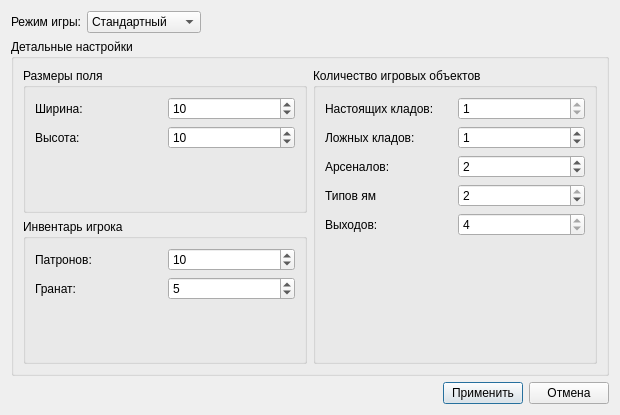
<?xml version="1.0" encoding="UTF-8"?>
<ui version="4.0">
 <class>SettingsWindow</class>
 <widget class="QDialog" name="SettingsWindow">
  <property name="geometry">
   <rect>
    <x>0</x>
    <y>0</y>
    <width>620</width>
    <height>415</height>
   </rect>
  </property>
  <property name="windowTitle">
   <string>Параметры</string>
  </property>
  <layout class="QGridLayout" name="gridLayout">
   <item row="0" column="0">
    <layout class="QHBoxLayout" name="hLayoutGameMode">
     <item>
      <widget class="QLabel" name="lblGameMode">
       <property name="text">
        <string>Режим игры:</string>
       </property>
      </widget>
     </item>
     <item>
      <widget class="QComboBox" name="cmbGameMode">
       <item>
        <property name="text">
         <string>Стандартный</string>
        </property>
       </item>
       <item>
        <property name="text">
         <string>Простой</string>
        </property>
       </item>
       <item>
        <property name="text">
         <string>Произвольный</string>
        </property>
       </item>
      </widget>
     </item>
     <item>
      <spacer name="hSpacerGameMode">
       <property name="orientation">
        <enum>Qt::Horizontal</enum>
       </property>
       <property name="sizeHint" stdset="0">
        <size>
         <width>40</width>
         <height>20</height>
        </size>
       </property>
      </spacer>
     </item>
    </layout>
   </item>
   <item row="1" column="0">
    <layout class="QHBoxLayout" name="hLayoutDatail">
     <item>
      <widget class="QGroupBox" name="gbDatail">
       <property name="title">
        <string>Детальные настройки</string>
       </property>
       <layout class="QHBoxLayout" name="horizontalLayout_24">
        <item>
         <layout class="QHBoxLayout" name="hLayoutDatailSettings">
          <item>
           <layout class="QVBoxLayout" name="vLayoutLeft">
            <item>
             <widget class="QGroupBox" name="gbFieldSize">
              <property name="title">
               <string>Размеры поля</string>
              </property>
              <layout class="QHBoxLayout" name="horizontalLayout_21">
               <item>
                <layout class="QVBoxLayout" name="vLayoutSize">
                 <item>
                  <layout class="QHBoxLayout" name="hLayoutWidth">
                   <item>
                    <widget class="QLabel" name="lblWidth">
                     <property name="text">
                      <string>Ширина:</string>
                     </property>
                    </widget>
                   </item>
                   <item>
                    <widget class="QSpinBox" name="sbWidth">
                     <property name="minimum">
                      <number>5</number>
                     </property>
                     <property name="maximum">
                      <number>15</number>
                     </property>
                     <property name="value">
                      <number>10</number>
                     </property>
                    </widget>
                   </item>
                  </layout>
                 </item>
                 <item>
                  <layout class="QHBoxLayout" name="hLayoutHeight">
                   <item>
                    <widget class="QLabel" name="lblHeight">
                     <property name="text">
                      <string>Высота:</string>
                     </property>
                    </widget>
                   </item>
                   <item>
                    <widget class="QSpinBox" name="sbHeight">
                     <property name="minimum">
                      <number>5</number>
                     </property>
                     <property name="maximum">
                      <number>15</number>
                     </property>
                     <property name="value">
                      <number>10</number>
                     </property>
                    </widget>
                   </item>
                  </layout>
                 </item>
                 <item>
                  <spacer name="vSpacerSize">
                   <property name="orientation">
                    <enum>Qt::Vertical</enum>
                   </property>
                   <property name="sizeHint" stdset="0">
                    <size>
                     <width>20</width>
                     <height>40</height>
                    </size>
                   </property>
                  </spacer>
                 </item>
                </layout>
               </item>
              </layout>
             </widget>
            </item>
            <item>
             <widget class="QGroupBox" name="gbPlayerInventory">
              <property name="title">
               <string>Инвентарь игрока</string>
              </property>
              <layout class="QHBoxLayout" name="horizontalLayout_22">
               <item>
                <layout class="QVBoxLayout" name="vLayoutInventory">
                 <item>
                  <layout class="QHBoxLayout" name="hLayoutAmmunition">
                   <item>
                    <widget class="QLabel" name="lblAmmunition">
                     <property name="text">
                      <string>Патронов:</string>
                     </property>
                    </widget>
                   </item>
                   <item>
                    <widget class="QSpinBox" name="sbAmmunition">
                     <property name="maximum">
                      <number>15</number>
                     </property>
                     <property name="value">
                      <number>10</number>
                     </property>
                    </widget>
                   </item>
                  </layout>
                 </item>
                 <item>
                  <layout class="QHBoxLayout" name="hLayoutGrenade">
                   <item>
                    <widget class="QLabel" name="lblGrenade">
                     <property name="text">
                      <string>Гранат:</string>
                     </property>
                    </widget>
                   </item>
                   <item>
                    <widget class="QSpinBox" name="sbGrenade">
                     <property name="maximum">
                      <number>10</number>
                     </property>
                     <property name="value">
                      <number>5</number>
                     </property>
                    </widget>
                   </item>
                  </layout>
                 </item>
                 <item>
                  <spacer name="vSpacerInventory">
                   <property name="orientation">
                    <enum>Qt::Vertical</enum>
                   </property>
                   <property name="sizeHint" stdset="0">
                    <size>
                     <width>20</width>
                     <height>40</height>
                    </size>
                   </property>
                  </spacer>
                 </item>
                </layout>
               </item>
              </layout>
             </widget>
            </item>
           </layout>
          </item>
          <item>
           <widget class="QGroupBox" name="gbRight">
            <property name="title">
             <string>Количество игровых объектов</string>
            </property>
            <layout class="QHBoxLayout" name="horizontalLayout_23">
             <item>
              <layout class="QVBoxLayout" name="vLayoutObjects">
               <item>
                <layout class="QHBoxLayout" name="hLayoutRealTreasure">
                 <item>
                  <widget class="QLabel" name="lblRealTreasure">
                   <property name="text">
                    <string>Настоящих кладов:</string>
                   </property>
                  </widget>
                 </item>
                 <item>
                  <widget class="QSpinBox" name="sbRealTreasure">
                   <property name="minimum">
                    <number>1</number>
                   </property>
                   <property name="maximum">
                    <number>1</number>
                   </property>
                  </widget>
                 </item>
                </layout>
               </item>
               <item>
                <layout class="QHBoxLayout" name="hLayoutFakeTreasure">
                 <item>
                  <widget class="QLabel" name="lblFakeTreasure">
                   <property name="text">
                    <string>Ложных кладов:</string>
                   </property>
                  </widget>
                 </item>
                 <item>
                  <widget class="QSpinBox" name="sbFakeTreasure">
                   <property name="maximum">
                    <number>2</number>
                   </property>
                   <property name="value">
                    <number>1</number>
                   </property>
                  </widget>
                 </item>
                </layout>
               </item>
               <item>
                <layout class="QHBoxLayout" name="hLayoutArsenal">
                 <item>
                  <widget class="QLabel" name="lblArsenal">
                   <property name="text">
                    <string>Арсеналов:</string>
                   </property>
                  </widget>
                 </item>
                 <item>
                  <widget class="QSpinBox" name="sbArsenal">
                   <property name="maximum">
                    <number>3</number>
                   </property>
                   <property name="value">
                    <number>2</number>
                   </property>
                  </widget>
                 </item>
                </layout>
               </item>
               <item>
                <layout class="QHBoxLayout" name="hLayoutHole">
                 <item>
                  <widget class="QLabel" name="lblHole">
                   <property name="text">
                    <string>Типов ям</string>
                   </property>
                  </widget>
                 </item>
                 <item>
                  <widget class="QSpinBox" name="sbHole">
                   <property name="minimum">
                    <number>1</number>
                   </property>
                   <property name="maximum">
                    <number>2</number>
                   </property>
                   <property name="value">
                    <number>2</number>
                   </property>
                  </widget>
                 </item>
                </layout>
               </item>
               <item>
                <layout class="QHBoxLayout" name="hLayoutExit">
                 <item>
                  <widget class="QLabel" name="lblExit">
                   <property name="text">
                    <string>Выходов:</string>
                   </property>
                  </widget>
                 </item>
                 <item>
                  <widget class="QSpinBox" name="sbExit">
                   <property name="minimum">
                    <number>4</number>
                   </property>
                   <property name="maximum">
                    <number>4</number>
                   </property>
                  </widget>
                 </item>
                </layout>
               </item>
               <item>
                <spacer name="vSpacerObjects">
                 <property name="orientation">
                  <enum>Qt::Vertical</enum>
                 </property>
                 <property name="sizeHint" stdset="0">
                  <size>
                   <width>20</width>
                   <height>40</height>
                  </size>
                 </property>
                </spacer>
               </item>
              </layout>
             </item>
            </layout>
           </widget>
          </item>
         </layout>
        </item>
       </layout>
      </widget>
     </item>
    </layout>
   </item>
   <item row="2" column="0">
    <layout class="QHBoxLayout" name="hLayoutButtons">
     <item>
      <spacer name="hSpacerButtons">
       <property name="orientation">
        <enum>Qt::Horizontal</enum>
       </property>
       <property name="sizeHint" stdset="0">
        <size>
         <width>40</width>
         <height>20</height>
        </size>
       </property>
      </spacer>
     </item>
     <item>
      <widget class="QPushButton" name="bAccept">
       <property name="text">
        <string>Применить</string>
       </property>
      </widget>
     </item>
     <item>
      <widget class="QPushButton" name="bCancel">
       <property name="text">
        <string>Отмена</string>
       </property>
      </widget>
     </item>
    </layout>
   </item>
  </layout>
 </widget>
 <resources/>
 <connections/>
</ui>
